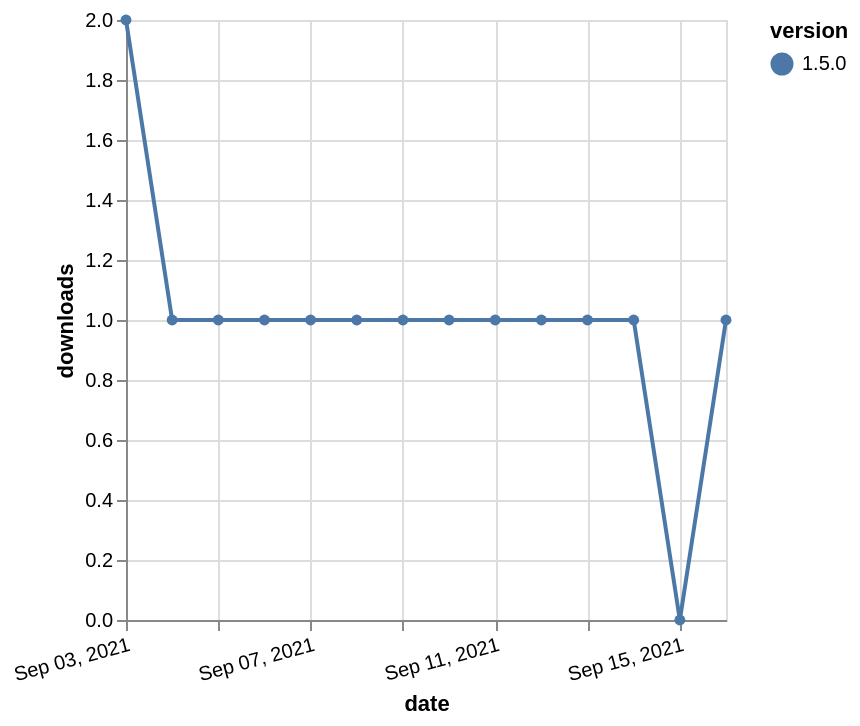

Vega-Lite specification for this chart:
### Vega-Lite specification from a JSON file in a GitHub repository (floating-point values rounded to 4 significant figures)
{"$schema": "https://vega.github.io/schema/vega-lite/v5.json", "description": "A simple bar chart with embedded data.", "data": {"values": [{"date": "2021-09-03", "total": 111, "delta": 2, "version": "1.5.0"}, {"date": "2021-09-04", "total": 112, "delta": 1, "version": "1.5.0"}, {"date": "2021-09-05", "total": 113, "delta": 1, "version": "1.5.0"}, {"date": "2021-09-06", "total": 114, "delta": 1, "version": "1.5.0"}, {"date": "2021-09-07", "total": 115, "delta": 1, "version": "1.5.0"}, {"date": "2021-09-08", "total": 116, "delta": 1, "version": "1.5.0"}, {"date": "2021-09-09", "total": 117, "delta": 1, "version": "1.5.0"}, {"date": "2021-09-10", "total": 118, "delta": 1, "version": "1.5.0"}, {"date": "2021-09-11", "total": 119, "delta": 1, "version": "1.5.0"}, {"date": "2021-09-12", "total": 120, "delta": 1, "version": "1.5.0"}, {"date": "2021-09-13", "total": 121, "delta": 1, "version": "1.5.0"}, {"date": "2021-09-14", "total": 122, "delta": 1, "version": "1.5.0"}, {"date": "2021-09-15", "total": 122, "delta": 0, "version": "1.5.0"}, {"date": "2021-09-16", "total": 123, "delta": 1, "version": "1.5.0"}]}, "width": "container", "mark": {"type": "line", "point": {"filled": true}}, "encoding": {"x": {"field": "date", "type": "temporal", "timeUnit": "yearmonthdate", "title": "date", "axis": {"labelAngle": -15}}, "y": {"field": "delta", "type": "quantitative", "title": "downloads"}, "color": {"field": "version", "type": "nominal"}, "tooltip": {"field": "delta"}}}
